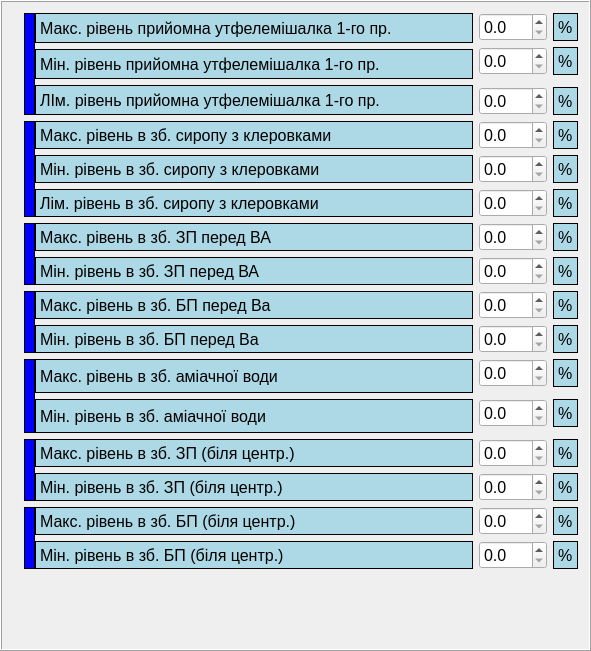
  <widget class="QFrame" name="frame">
   <property name="geometry">
    <rect>
     <x>10</x>
     <y>20</y>
     <width>591</width>
     <height>651</height>
    </rect>
   </property>
   <property name="font">
    <font>
     <pointsize>12</pointsize>
    </font>
   </property>
   <property name="frameShape">
    <enum>QFrame::Box</enum>
   </property>
   <property name="frameShadow">
    <enum>QFrame::Raised</enum>
   </property>
   <layout class="QGridLayout" name="gridLayout_2">
    <item row="12" column="1">
     <widget class="QDoubleSpinBox" name="Ai5_max">
      <property name="keyboardTracking">
       <bool>false</bool>
      </property>
      <property name="decimals">
       <number>1</number>
      </property>
      <property name="maximum">
       <double>100.000000000000000</double>
      </property>
     </widget>
    </item>
    <item row="0" column="0" rowspan="4">
     <widget class="QFrame" name="frame_2">
      <property name="frameShape">
       <enum>QFrame::NoFrame</enum>
      </property>
      <property name="frameShadow">
       <enum>QFrame::Raised</enum>
      </property>
      <property name="lineWidth">
       <number>0</number>
      </property>
      <layout class="QGridLayout" name="gridLayout">
       <property name="leftMargin">
        <number>11</number>
       </property>
       <property name="topMargin">
        <number>0</number>
       </property>
       <property name="rightMargin">
        <number>0</number>
       </property>
       <property name="bottomMargin">
        <number>0</number>
       </property>
       <property name="horizontalSpacing">
        <number>0</number>
       </property>
       <property name="verticalSpacing">
        <number>6</number>
       </property>
       <item row="0" column="1">
        <widget class="QLabel" name="label">
         <property name="styleSheet">
          <string notr="true">background-color: lightBlue;</string>
         </property>
         <property name="frameShape">
          <enum>QFrame::Box</enum>
         </property>
         <property name="text">
          <string>Макс. рівень прийомна утфелемішалка 1-го пр.</string>
         </property>
        </widget>
       </item>
       <item row="1" column="1">
        <widget class="QLabel" name="label_3">
         <property name="styleSheet">
          <string notr="true">background-color: lightBlue;</string>
         </property>
         <property name="frameShape">
          <enum>QFrame::Box</enum>
         </property>
         <property name="text">
          <string>Мін. рівень прийомна утфелемішалка 1-го пр.</string>
         </property>
        </widget>
       </item>
       <item row="2" column="1">
        <widget class="QLabel" name="label_4">
         <property name="styleSheet">
          <string notr="true">background-color: lightBlue;</string>
         </property>
         <property name="frameShape">
          <enum>QFrame::Box</enum>
         </property>
         <property name="text">
          <string>ЛІм. рівень прийомна утфелемішалка 1-го пр.</string>
         </property>
        </widget>
       </item>
       <item row="0" column="0" rowspan="3">
        <widget class="QLabel" name="label_7">
         <property name="sizePolicy">
          <sizepolicy hsizetype="Maximum" vsizetype="Preferred">
           <horstretch>0</horstretch>
           <verstretch>0</verstretch>
          </sizepolicy>
         </property>
         <property name="styleSheet">
          <string notr="true">background-color: blue;</string>
         </property>
         <property name="frameShape">
          <enum>QFrame::Box</enum>
         </property>
         <property name="text">
          <string/>
         </property>
        </widget>
       </item>
      </layout>
     </widget>
    </item>
    <item row="5" column="1">
     <widget class="QDoubleSpinBox" name="Ai2_min">
      <property name="keyboardTracking">
       <bool>false</bool>
      </property>
      <property name="decimals">
       <number>1</number>
      </property>
      <property name="maximum">
       <double>100.000000000000000</double>
      </property>
     </widget>
    </item>
    <item row="5" column="2">
     <widget class="QLabel" name="label_13">
      <property name="styleSheet">
       <string notr="true">background-color: lightBlue;</string>
      </property>
      <property name="frameShape">
       <enum>QFrame::Box</enum>
      </property>
      <property name="text">
       <string>%</string>
      </property>
     </widget>
    </item>
    <item row="8" column="2">
     <widget class="QLabel" name="label_39">
      <property name="styleSheet">
       <string notr="true">background-color: lightBlue;</string>
      </property>
      <property name="frameShape">
       <enum>QFrame::Box</enum>
      </property>
      <property name="text">
       <string>%</string>
      </property>
     </widget>
    </item>
    <item row="17" column="1">
     <widget class="QDoubleSpinBox" name="Ai15_min">
      <property name="keyboardTracking">
       <bool>false</bool>
      </property>
      <property name="decimals">
       <number>1</number>
      </property>
      <property name="maximum">
       <double>100.000000000000000</double>
      </property>
     </widget>
    </item>
    <item row="11" column="2">
     <widget class="QLabel" name="label_41">
      <property name="styleSheet">
       <string notr="true">background-color: lightBlue;</string>
      </property>
      <property name="frameShape">
       <enum>QFrame::Box</enum>
      </property>
      <property name="text">
       <string>%</string>
      </property>
     </widget>
    </item>
    <item row="10" column="2">
     <widget class="QLabel" name="label_40">
      <property name="styleSheet">
       <string notr="true">background-color: lightBlue;</string>
      </property>
      <property name="frameShape">
       <enum>QFrame::Box</enum>
      </property>
      <property name="text">
       <string>%</string>
      </property>
     </widget>
    </item>
    <item row="6" column="1">
     <widget class="QDoubleSpinBox" name="Ai2_lim">
      <property name="keyboardTracking">
       <bool>false</bool>
      </property>
      <property name="decimals">
       <number>1</number>
      </property>
      <property name="maximum">
       <double>100.000000000000000</double>
      </property>
     </widget>
    </item>
    <item row="6" column="2">
     <widget class="QLabel" name="label_14">
      <property name="styleSheet">
       <string notr="true">background-color: lightBlue;</string>
      </property>
      <property name="frameShape">
       <enum>QFrame::Box</enum>
      </property>
      <property name="text">
       <string>%</string>
      </property>
     </widget>
    </item>
    <item row="14" column="2">
     <widget class="QLabel" name="label_46">
      <property name="styleSheet">
       <string notr="true">background-color: lightBlue;</string>
      </property>
      <property name="frameShape">
       <enum>QFrame::Box</enum>
      </property>
      <property name="text">
       <string>%</string>
      </property>
     </widget>
    </item>
    <item row="3" column="2">
     <widget class="QLabel" name="label_6">
      <property name="styleSheet">
       <string notr="true">background-color: lightBlue;</string>
      </property>
      <property name="frameShape">
       <enum>QFrame::Box</enum>
      </property>
      <property name="text">
       <string>%</string>
      </property>
     </widget>
    </item>
    <item row="10" column="1">
     <widget class="QDoubleSpinBox" name="Ai4_max">
      <property name="keyboardTracking">
       <bool>false</bool>
      </property>
      <property name="decimals">
       <number>1</number>
      </property>
      <property name="maximum">
       <double>100.000000000000000</double>
      </property>
     </widget>
    </item>
    <item row="16" column="0" rowspan="2">
     <widget class="QFrame" name="frame_11">
      <property name="frameShape">
       <enum>QFrame::NoFrame</enum>
      </property>
      <property name="frameShadow">
       <enum>QFrame::Raised</enum>
      </property>
      <layout class="QGridLayout" name="gridLayout_11" rowstretch="1,1" columnstretch="1,1">
       <property name="leftMargin">
        <number>11</number>
       </property>
       <property name="topMargin">
        <number>0</number>
       </property>
       <property name="rightMargin">
        <number>0</number>
       </property>
       <property name="bottomMargin">
        <number>0</number>
       </property>
       <property name="horizontalSpacing">
        <number>0</number>
       </property>
       <property name="verticalSpacing">
        <number>6</number>
       </property>
       <item row="0" column="1">
        <widget class="QLabel" name="label_47">
         <property name="styleSheet">
          <string notr="true">background-color: lightBlue;</string>
         </property>
         <property name="frameShape">
          <enum>QFrame::Box</enum>
         </property>
         <property name="text">
          <string>Макс. рівень в зб. ЗП (біля центр.)</string>
         </property>
        </widget>
       </item>
       <item row="0" column="0" rowspan="2">
        <widget class="QLabel" name="label_48">
         <property name="sizePolicy">
          <sizepolicy hsizetype="Maximum" vsizetype="Preferred">
           <horstretch>0</horstretch>
           <verstretch>0</verstretch>
          </sizepolicy>
         </property>
         <property name="styleSheet">
          <string notr="true">background-color: blue;</string>
         </property>
         <property name="frameShape">
          <enum>QFrame::Box</enum>
         </property>
         <property name="text">
          <string/>
         </property>
        </widget>
       </item>
       <item row="1" column="1">
        <widget class="QLabel" name="label_49">
         <property name="styleSheet">
          <string notr="true">background-color: lightBlue;</string>
         </property>
         <property name="frameShape">
          <enum>QFrame::Box</enum>
         </property>
         <property name="text">
          <string>Мін. рівень в зб. ЗП (біля центр.)</string>
         </property>
        </widget>
       </item>
      </layout>
     </widget>
    </item>
    <item row="11" column="1">
     <widget class="QDoubleSpinBox" name="Ai4_min">
      <property name="keyboardTracking">
       <bool>false</bool>
      </property>
      <property name="decimals">
       <number>1</number>
      </property>
      <property name="maximum">
       <double>100.000000000000000</double>
      </property>
     </widget>
    </item>
    <item row="12" column="2">
     <widget class="QLabel" name="label_45">
      <property name="styleSheet">
       <string notr="true">background-color: lightBlue;</string>
      </property>
      <property name="frameShape">
       <enum>QFrame::Box</enum>
      </property>
      <property name="text">
       <string>%</string>
      </property>
     </widget>
    </item>
    <item row="1" column="2">
     <widget class="QLabel" name="label_5">
      <property name="styleSheet">
       <string notr="true">background-color: lightBlue;</string>
      </property>
      <property name="frameShape">
       <enum>QFrame::Box</enum>
      </property>
      <property name="text">
       <string>%</string>
      </property>
     </widget>
    </item>
    <item row="14" column="1">
     <widget class="QDoubleSpinBox" name="Ai5_min">
      <property name="keyboardTracking">
       <bool>false</bool>
      </property>
      <property name="decimals">
       <number>1</number>
      </property>
      <property name="maximum">
       <double>100.000000000000000</double>
      </property>
     </widget>
    </item>
    <item row="25" column="0" colspan="3">
     <spacer name="verticalSpacer">
      <property name="orientation">
       <enum>Qt::Vertical</enum>
      </property>
      <property name="sizeHint" stdset="0">
       <size>
        <width>20</width>
        <height>40</height>
       </size>
      </property>
     </spacer>
    </item>
    <item row="4" column="1">
     <widget class="QDoubleSpinBox" name="Ai2_max">
      <property name="keyboardTracking">
       <bool>false</bool>
      </property>
      <property name="decimals">
       <number>1</number>
      </property>
      <property name="maximum">
       <double>100.000000000000000</double>
      </property>
     </widget>
    </item>
    <item row="7" column="2">
     <widget class="QLabel" name="label_38">
      <property name="styleSheet">
       <string notr="true">background-color: lightBlue;</string>
      </property>
      <property name="frameShape">
       <enum>QFrame::Box</enum>
      </property>
      <property name="text">
       <string>%</string>
      </property>
     </widget>
    </item>
    <item row="4" column="0" rowspan="3">
     <widget class="QFrame" name="frame_3">
      <property name="frameShape">
       <enum>QFrame::NoFrame</enum>
      </property>
      <property name="frameShadow">
       <enum>QFrame::Raised</enum>
      </property>
      <layout class="QGridLayout" name="gridLayout_3">
       <property name="leftMargin">
        <number>11</number>
       </property>
       <property name="topMargin">
        <number>0</number>
       </property>
       <property name="rightMargin">
        <number>0</number>
       </property>
       <property name="bottomMargin">
        <number>0</number>
       </property>
       <property name="horizontalSpacing">
        <number>0</number>
       </property>
       <property name="verticalSpacing">
        <number>6</number>
       </property>
       <item row="0" column="1">
        <widget class="QLabel" name="label_8">
         <property name="styleSheet">
          <string notr="true">background-color: lightBlue;</string>
         </property>
         <property name="frameShape">
          <enum>QFrame::Box</enum>
         </property>
         <property name="text">
          <string>Макс. рівень в зб. сиропу з клеровками</string>
         </property>
        </widget>
       </item>
       <item row="1" column="1">
        <widget class="QLabel" name="label_9">
         <property name="styleSheet">
          <string notr="true">background-color: lightBlue;</string>
         </property>
         <property name="frameShape">
          <enum>QFrame::Box</enum>
         </property>
         <property name="text">
          <string>Мін. рівень в зб. сиропу з клеровками</string>
         </property>
        </widget>
       </item>
       <item row="2" column="1">
        <widget class="QLabel" name="label_10">
         <property name="styleSheet">
          <string notr="true">background-color: lightBlue;</string>
         </property>
         <property name="frameShape">
          <enum>QFrame::Box</enum>
         </property>
         <property name="text">
          <string>Лім. рівень в зб. сиропу з клеровками</string>
         </property>
        </widget>
       </item>
       <item row="0" column="0" rowspan="3">
        <widget class="QLabel" name="label_11">
         <property name="sizePolicy">
          <sizepolicy hsizetype="Maximum" vsizetype="Preferred">
           <horstretch>0</horstretch>
           <verstretch>0</verstretch>
          </sizepolicy>
         </property>
         <property name="styleSheet">
          <string notr="true">background-color: blue;</string>
         </property>
         <property name="frameShape">
          <enum>QFrame::Box</enum>
         </property>
         <property name="text">
          <string/>
         </property>
        </widget>
       </item>
      </layout>
     </widget>
    </item>
    <item row="8" column="1">
     <widget class="QDoubleSpinBox" name="Ai3_min">
      <property name="keyboardTracking">
       <bool>false</bool>
      </property>
      <property name="decimals">
       <number>1</number>
      </property>
      <property name="maximum">
       <double>100.000000000000000</double>
      </property>
     </widget>
    </item>
    <item row="0" column="1">
     <widget class="QDoubleSpinBox" name="Ai1_max">
      <property name="sizePolicy">
       <sizepolicy hsizetype="Maximum" vsizetype="Fixed">
        <horstretch>0</horstretch>
        <verstretch>0</verstretch>
       </sizepolicy>
      </property>
      <property name="keyboardTracking">
       <bool>false</bool>
      </property>
      <property name="decimals">
       <number>1</number>
      </property>
      <property name="maximum">
       <double>100.000000000000000</double>
      </property>
     </widget>
    </item>
    <item row="1" column="1">
     <widget class="QDoubleSpinBox" name="Ai1_min">
      <property name="keyboardTracking">
       <bool>false</bool>
      </property>
      <property name="decimals">
       <number>1</number>
      </property>
      <property name="maximum">
       <double>100.000000000000000</double>
      </property>
     </widget>
    </item>
    <item row="7" column="1">
     <widget class="QDoubleSpinBox" name="Ai3_max">
      <property name="keyboardTracking">
       <bool>false</bool>
      </property>
      <property name="decimals">
       <number>1</number>
      </property>
      <property name="maximum">
       <double>100.000000000000000</double>
      </property>
     </widget>
    </item>
    <item row="0" column="2">
     <widget class="QLabel" name="label_2">
      <property name="sizePolicy">
       <sizepolicy hsizetype="Maximum" vsizetype="Preferred">
        <horstretch>0</horstretch>
        <verstretch>0</verstretch>
       </sizepolicy>
      </property>
      <property name="styleSheet">
       <string notr="true">background-color: lightBlue;</string>
      </property>
      <property name="frameShape">
       <enum>QFrame::Box</enum>
      </property>
      <property name="text">
       <string>%</string>
      </property>
     </widget>
    </item>
    <item row="12" column="0" rowspan="4">
     <widget class="QFrame" name="frame_10">
      <property name="frameShape">
       <enum>QFrame::NoFrame</enum>
      </property>
      <property name="frameShadow">
       <enum>QFrame::Raised</enum>
      </property>
      <layout class="QGridLayout" name="gridLayout_10" rowstretch="1,1" columnstretch="1,1">
       <property name="leftMargin">
        <number>11</number>
       </property>
       <property name="topMargin">
        <number>0</number>
       </property>
       <property name="rightMargin">
        <number>0</number>
       </property>
       <property name="bottomMargin">
        <number>0</number>
       </property>
       <property name="horizontalSpacing">
        <number>0</number>
       </property>
       <property name="verticalSpacing">
        <number>6</number>
       </property>
       <item row="0" column="1">
        <widget class="QLabel" name="label_42">
         <property name="styleSheet">
          <string notr="true">background-color: lightBlue;</string>
         </property>
         <property name="frameShape">
          <enum>QFrame::Box</enum>
         </property>
         <property name="text">
          <string>Макс. рівень в зб. аміачної води</string>
         </property>
        </widget>
       </item>
       <item row="0" column="0" rowspan="2">
        <widget class="QLabel" name="label_44">
         <property name="sizePolicy">
          <sizepolicy hsizetype="Maximum" vsizetype="Preferred">
           <horstretch>0</horstretch>
           <verstretch>0</verstretch>
          </sizepolicy>
         </property>
         <property name="styleSheet">
          <string notr="true">background-color: blue;</string>
         </property>
         <property name="frameShape">
          <enum>QFrame::Box</enum>
         </property>
         <property name="text">
          <string/>
         </property>
        </widget>
       </item>
       <item row="1" column="1">
        <widget class="QLabel" name="label_43">
         <property name="styleSheet">
          <string notr="true">background-color: lightBlue;</string>
         </property>
         <property name="frameShape">
          <enum>QFrame::Box</enum>
         </property>
         <property name="text">
          <string>Мін. рівень в зб. аміачної води</string>
         </property>
        </widget>
       </item>
      </layout>
     </widget>
    </item>
    <item row="16" column="1">
     <widget class="QDoubleSpinBox" name="Ai15_max">
      <property name="keyboardTracking">
       <bool>false</bool>
      </property>
      <property name="decimals">
       <number>1</number>
      </property>
      <property name="maximum">
       <double>100.000000000000000</double>
      </property>
     </widget>
    </item>
    <item row="10" column="0" rowspan="2">
     <widget class="QFrame" name="frame_9">
      <property name="frameShape">
       <enum>QFrame::NoFrame</enum>
      </property>
      <property name="frameShadow">
       <enum>QFrame::Raised</enum>
      </property>
      <layout class="QGridLayout" name="gridLayout_9">
       <property name="leftMargin">
        <number>11</number>
       </property>
       <property name="topMargin">
        <number>0</number>
       </property>
       <property name="rightMargin">
        <number>0</number>
       </property>
       <property name="bottomMargin">
        <number>0</number>
       </property>
       <property name="horizontalSpacing">
        <number>0</number>
       </property>
       <property name="verticalSpacing">
        <number>6</number>
       </property>
       <item row="0" column="1">
        <widget class="QLabel" name="label_35">
         <property name="styleSheet">
          <string notr="true">background-color: lightBlue;</string>
         </property>
         <property name="frameShape">
          <enum>QFrame::Box</enum>
         </property>
         <property name="text">
          <string>Макс. рівень в зб. БП перед Ва</string>
         </property>
        </widget>
       </item>
       <item row="1" column="1">
        <widget class="QLabel" name="label_36">
         <property name="styleSheet">
          <string notr="true">background-color: lightBlue;</string>
         </property>
         <property name="frameShape">
          <enum>QFrame::Box</enum>
         </property>
         <property name="text">
          <string>Мін. рівень в зб. БП перед Ва</string>
         </property>
        </widget>
       </item>
       <item row="0" column="0" rowspan="2">
        <widget class="QLabel" name="label_37">
         <property name="sizePolicy">
          <sizepolicy hsizetype="Maximum" vsizetype="Preferred">
           <horstretch>0</horstretch>
           <verstretch>0</verstretch>
          </sizepolicy>
         </property>
         <property name="styleSheet">
          <string notr="true">background-color: blue;</string>
         </property>
         <property name="frameShape">
          <enum>QFrame::Box</enum>
         </property>
         <property name="text">
          <string/>
         </property>
        </widget>
       </item>
      </layout>
     </widget>
    </item>
    <item row="3" column="1">
     <widget class="QDoubleSpinBox" name="Ai1_lim">
      <property name="keyboardTracking">
       <bool>false</bool>
      </property>
      <property name="decimals">
       <number>1</number>
      </property>
      <property name="maximum">
       <double>100.000000000000000</double>
      </property>
     </widget>
    </item>
    <item row="4" column="2">
     <widget class="QLabel" name="label_12">
      <property name="styleSheet">
       <string notr="true">background-color: lightBlue;</string>
      </property>
      <property name="frameShape">
       <enum>QFrame::Box</enum>
      </property>
      <property name="text">
       <string>%</string>
      </property>
     </widget>
    </item>
    <item row="7" column="0" rowspan="2">
     <widget class="QFrame" name="frame_4">
      <property name="frameShape">
       <enum>QFrame::NoFrame</enum>
      </property>
      <property name="frameShadow">
       <enum>QFrame::Raised</enum>
      </property>
      <layout class="QGridLayout" name="gridLayout_4">
       <property name="leftMargin">
        <number>11</number>
       </property>
       <property name="topMargin">
        <number>0</number>
       </property>
       <property name="rightMargin">
        <number>0</number>
       </property>
       <property name="bottomMargin">
        <number>0</number>
       </property>
       <property name="horizontalSpacing">
        <number>0</number>
       </property>
       <property name="verticalSpacing">
        <number>6</number>
       </property>
       <item row="0" column="1">
        <widget class="QLabel" name="label_15">
         <property name="styleSheet">
          <string notr="true">background-color: lightBlue;</string>
         </property>
         <property name="frameShape">
          <enum>QFrame::Box</enum>
         </property>
         <property name="text">
          <string>Макс. рівень в зб. ЗП перед ВА</string>
         </property>
        </widget>
       </item>
       <item row="1" column="1">
        <widget class="QLabel" name="label_16">
         <property name="styleSheet">
          <string notr="true">background-color: lightBlue;</string>
         </property>
         <property name="frameShape">
          <enum>QFrame::Box</enum>
         </property>
         <property name="text">
          <string>Мін. рівень в зб. ЗП перед ВА</string>
         </property>
        </widget>
       </item>
       <item row="0" column="0" rowspan="2">
        <widget class="QLabel" name="label_18">
         <property name="sizePolicy">
          <sizepolicy hsizetype="Maximum" vsizetype="Preferred">
           <horstretch>0</horstretch>
           <verstretch>0</verstretch>
          </sizepolicy>
         </property>
         <property name="styleSheet">
          <string notr="true">background-color: blue;</string>
         </property>
         <property name="frameShape">
          <enum>QFrame::Box</enum>
         </property>
         <property name="text">
          <string/>
         </property>
        </widget>
       </item>
      </layout>
     </widget>
    </item>
    <item row="16" column="2">
     <widget class="QLabel" name="label_52">
      <property name="styleSheet">
       <string notr="true">background-color: lightBlue;</string>
      </property>
      <property name="frameShape">
       <enum>QFrame::Box</enum>
      </property>
      <property name="text">
       <string>%</string>
      </property>
     </widget>
    </item>
    <item row="17" column="2">
     <widget class="QLabel" name="label_53">
      <property name="styleSheet">
       <string notr="true">background-color: lightBlue;</string>
      </property>
      <property name="frameShape">
       <enum>QFrame::Box</enum>
      </property>
      <property name="text">
       <string>%</string>
      </property>
     </widget>
    </item>
    <item row="18" column="1">
     <widget class="QDoubleSpinBox" name="Ai14_max">
      <property name="keyboardTracking">
       <bool>false</bool>
      </property>
      <property name="decimals">
       <number>1</number>
      </property>
      <property name="maximum">
       <double>100.000000000000000</double>
      </property>
     </widget>
    </item>
    <item row="19" column="1">
     <widget class="QDoubleSpinBox" name="Ai14_min">
      <property name="keyboardTracking">
       <bool>false</bool>
      </property>
      <property name="decimals">
       <number>1</number>
      </property>
      <property name="maximum">
       <double>100.000000000000000</double>
      </property>
     </widget>
    </item>
    <item row="18" column="2">
     <widget class="QLabel" name="label_54">
      <property name="styleSheet">
       <string notr="true">background-color: lightBlue;</string>
      </property>
      <property name="frameShape">
       <enum>QFrame::Box</enum>
      </property>
      <property name="text">
       <string>%</string>
      </property>
     </widget>
    </item>
    <item row="19" column="2">
     <widget class="QLabel" name="label_55">
      <property name="styleSheet">
       <string notr="true">background-color: lightBlue;</string>
      </property>
      <property name="frameShape">
       <enum>QFrame::Box</enum>
      </property>
      <property name="text">
       <string>%</string>
      </property>
     </widget>
    </item>
    <item row="18" column="0" rowspan="2">
     <widget class="QFrame" name="frame_12">
      <property name="frameShape">
       <enum>QFrame::NoFrame</enum>
      </property>
      <property name="frameShadow">
       <enum>QFrame::Raised</enum>
      </property>
      <layout class="QGridLayout" name="gridLayout_12" rowstretch="1,1" columnstretch="1,1">
       <property name="leftMargin">
        <number>11</number>
       </property>
       <property name="topMargin">
        <number>0</number>
       </property>
       <property name="rightMargin">
        <number>0</number>
       </property>
       <property name="bottomMargin">
        <number>0</number>
       </property>
       <property name="horizontalSpacing">
        <number>0</number>
       </property>
       <property name="verticalSpacing">
        <number>6</number>
       </property>
       <item row="0" column="1">
        <widget class="QLabel" name="label_50">
         <property name="styleSheet">
          <string notr="true">background-color: lightBlue;</string>
         </property>
         <property name="frameShape">
          <enum>QFrame::Box</enum>
         </property>
         <property name="text">
          <string>Макс. рівень в зб. БП (біля центр.)</string>
         </property>
        </widget>
       </item>
       <item row="0" column="0" rowspan="2">
        <widget class="QLabel" name="label_51">
         <property name="sizePolicy">
          <sizepolicy hsizetype="Maximum" vsizetype="Preferred">
           <horstretch>0</horstretch>
           <verstretch>0</verstretch>
          </sizepolicy>
         </property>
         <property name="styleSheet">
          <string notr="true">background-color: blue;</string>
         </property>
         <property name="frameShape">
          <enum>QFrame::Box</enum>
         </property>
         <property name="text">
          <string/>
         </property>
        </widget>
       </item>
       <item row="1" column="1">
        <widget class="QLabel" name="label_56">
         <property name="styleSheet">
          <string notr="true">background-color: lightBlue;</string>
         </property>
         <property name="frameShape">
          <enum>QFrame::Box</enum>
         </property>
         <property name="text">
          <string>Мін. рівень в зб. БП (біля центр.)</string>
         </property>
        </widget>
       </item>
      </layout>
     </widget>
    </item>
   </layout>
  </widget>
